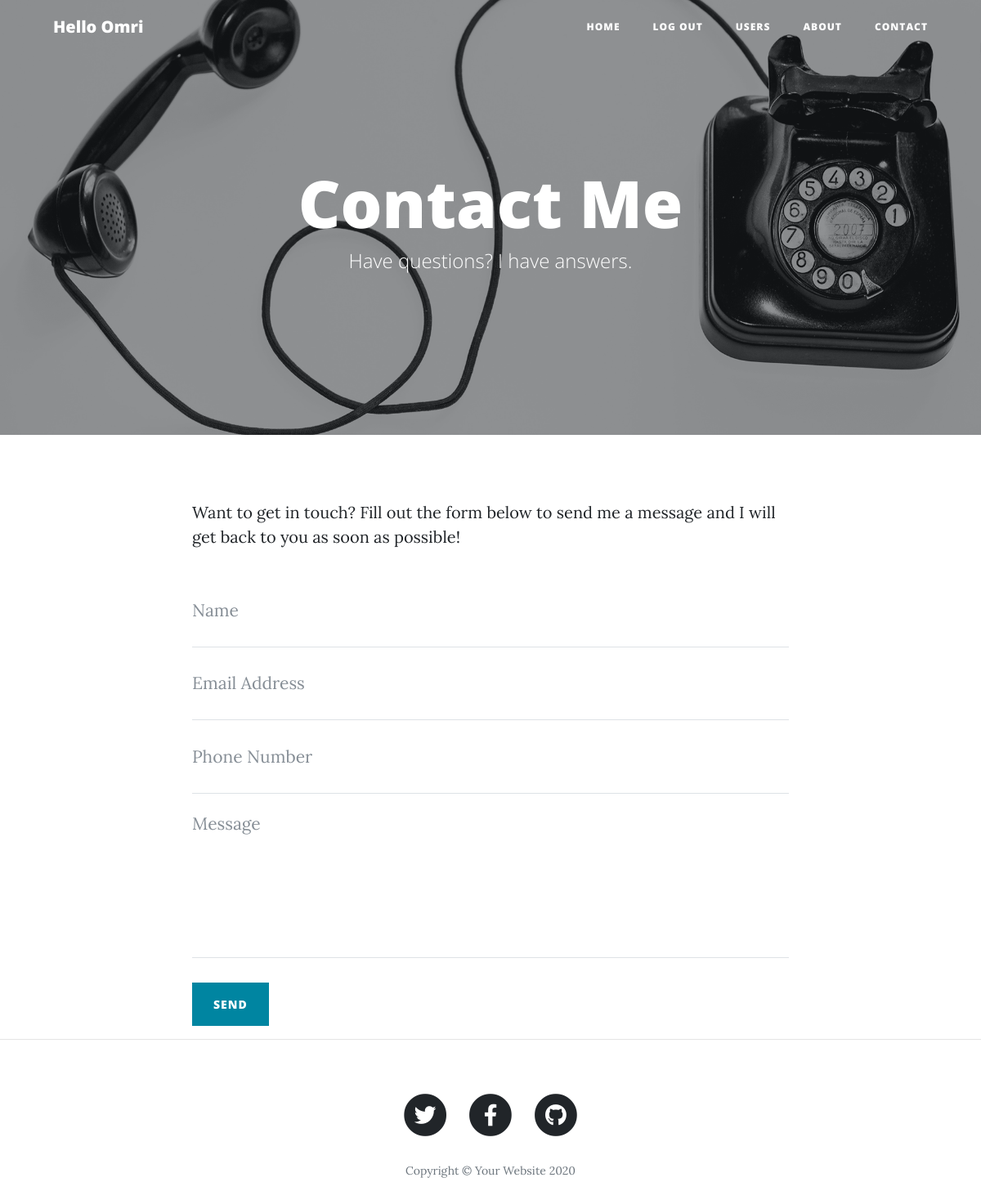
Page /contact (signed in) on the earlier database version.
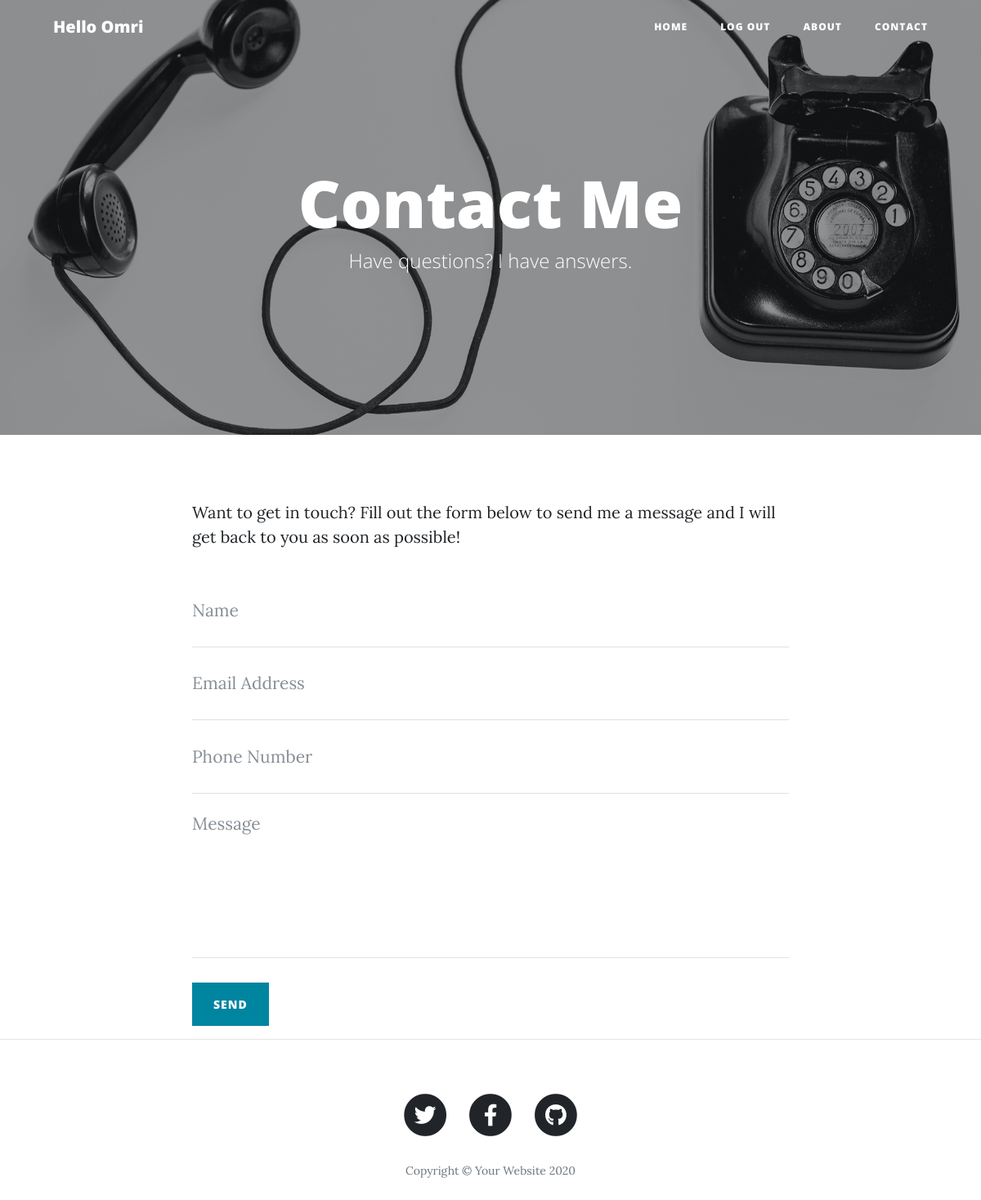
Same page on the later database version.
### main.py (models this page shows)
class User(UserMixin, db.Model):
    __tablename__ = "users"
    id = db.Column(db.Integer, primary_key=True)
    email = db.Column(db.String(100), unique=True)
    password = db.Column(db.String(100))
    name = db.Column(db.String(100))
    is_admin = db.Column(db.Integer)
    posts = relationship("BlogPost", back_populates="author")
    comments = relationship("Comment", back_populates="comment_author")

### main.py (the view, shortened to what this page needs)
@app.route("/contact", methods=["GET", "POST"])
def contact():
    return render_template("contact.html", request_type=request.method)

### main.py (called while the page is built)
@login_manager.user_loader
def load_user(user_id):
    return User.query.get(int(user_id))

### templates/contact.html (shortened to what this page needs)
{% include "header.html" %}
  <header class="masthead" style="background-image: url('{{ url_for('static', filename='img/contact-bg.jpg')}}')">
    <div class="overlay"></div>
    <div class="container">
      <div class="row">
        <div class="col-lg-8 col-md-10 mx-auto">
            <div class="page-heading">
              {% if request_type == "GET" %}
                <h1>Contact Me</h1>
                <span class="subheading">Have questions? I have answers.</span>
              {% else %}
                <h1>Successfully sent your message</h1>
              {% endif %}
            </div>
        </div>
      </div>
    </div>
  </header>
  <div class="container">
    <div class="row">
      <div class="col-lg-8 col-md-10 mx-auto">
        <p>Want to get in touch? Fill out the form below to send me a message and I will get back to you as soon as possible!</p>
        <form action="{{ url_for('contact') }}" method="post" name="sentMessage" id="contactForm" novalidate>
          <div class="control-group">
            <div class="form-group floating-label-form-group controls">
              <input name="name" type="text" class="form-control" placeholder="Name" id="name" required data-validation-required-message="Please enter your name.">
            </div>
          </div>
          <div class="control-group">
            <div class="form-group floating-label-form-group controls">
              <input name="email" type="email" class="form-control" placeholder="Email Address" id="email" required data-validation-required-message="Please enter your email address.">
            </div>
          </div>
          <div class="control-group">
            <div class="form-group col-xs-12 floating-label-form-group controls">
              <input name="phone" type="tel" class="form-control" placeholder="Phone Number" id="phone" required data-validation-required-message="Please enter your phone number.">
            </div>
          </div>
          <div class="control-group">
            <div class="form-group floating-label-form-group controls">
              <textarea name="message" rows="5" class="form-control" placeholder="Message" id="message" required data-validation-required-message="Please enter a message."></textarea>
            </div>
          </div>
          <br>
          <button type="submit" class="btn btn-primary" id="sendMessageButton">Send</button>
        </form>
      </div>
    </div>
  </div>
  <hr>
  {% include "footer.html" %}

### templates/header.html (shortened to what this page needs)
<!DOCTYPE html>
<html lang="en">
<head>
  <link href="{{ url_for('static', filename='vendor/bootstrap/css/bootstrap.min.css') }}" rel="stylesheet">
  <link href="{{ url_for('static', filename='vendor/fontawesome-free/css/all.min.css')}}" rel="stylesheet" type="text/css">
  <link href="{{ url_for('static', filename='css/clean-blog.min.css')}}" rel="stylesheet">
</head>
<body>
  <nav class="navbar navbar-expand-lg navbar-light fixed-top" id="mainNav">
    <div class="container">
      {% if not current_user.is_authenticated %}
        <a class="navbar-brand" href="{{url_for('get_all_posts')}}">Omri Pinchasov's Blog</a>
      {% else %}
      <a class="navbar-brand" href="{{url_for('get_all_posts')}}">Hello {{ current_user.name.capitalize() }}</a>
      {% endif %}
      <div class="collapse navbar-collapse" id="navbarResponsive">
        <ul class="navbar-nav ml-auto">
          <li class="nav-item">
            <a class="nav-link" href="{{ url_for('get_all_posts') }}">Home</a>
          </li>
        {% if not current_user.is_authenticated %}
          <li class="nav-item">
            <a class="nav-link" href="{{ url_for('login') }}">Login</a>
          </li>
          <li class="nav-item">
            <a class="nav-link" href="{{ url_for('register') }}">Register</a>
          </li>
        {% else %}
          <li class="nav-item">
            <a class="nav-link" href="{{ url_for('logout') }}">Log Out</a>
          </li>
        {% endif %}
        {% if current_user.is_admin == 1 %}
          <li class="nav-item">
          <a class="nav-link" href="{{ url_for('users') }}">Users</a>
          </li>
        {% endif %}
          <li class="nav-item">
            <a class="nav-link" href="{{ url_for('about') }}">About</a>
          </li>
          <li class="nav-item">
            <a class="nav-link" href="{{ url_for('contact') }}">Contact</a>
          </li>
        </ul>
      </div>
    </div>
  </nav>

### templates/footer.html (shortened to what this page needs)
  <footer>
    <div class="container">
      <div class="row">
        <div class="col-lg-8 col-md-10 mx-auto">
          <ul class="list-inline text-center">
            <li class="list-inline-item">
              <a href="https://www.twitter.com/">
                <span class="fa-stack fa-lg">
                  <i class="fas fa-circle fa-stack-2x"></i>
                  <i class="fab fa-twitter fa-stack-1x fa-inverse"></i>
                </span>
              </a>
            </li>
            <li class="list-inline-item">
              <a href="https://www.facebook.com/">
                <span class="fa-stack fa-lg">
                  <i class="fas fa-circle fa-stack-2x"></i>
                  <i class="fab fa-facebook-f fa-stack-1x fa-inverse"></i>
                </span>
              </a>
            </li>
            <li class="list-inline-item">
              <a href="https://www.github.com/">
                <span class="fa-stack fa-lg">
                  <i class="fas fa-circle fa-stack-2x"></i>
                  <i class="fab fa-github fa-stack-1x fa-inverse"></i>
                </span>
              </a>
            </li>
          </ul>
          <p class="copyright text-muted">Copyright &copy; Your Website 2020</p>
        </div>
      </div>
    </div>
  </footer>
</body>
</html>

Differences in the rows shown:
changed User "Omri": is_admin True → True (drawn)
Other differences:
text no longer shown: "USERS"
